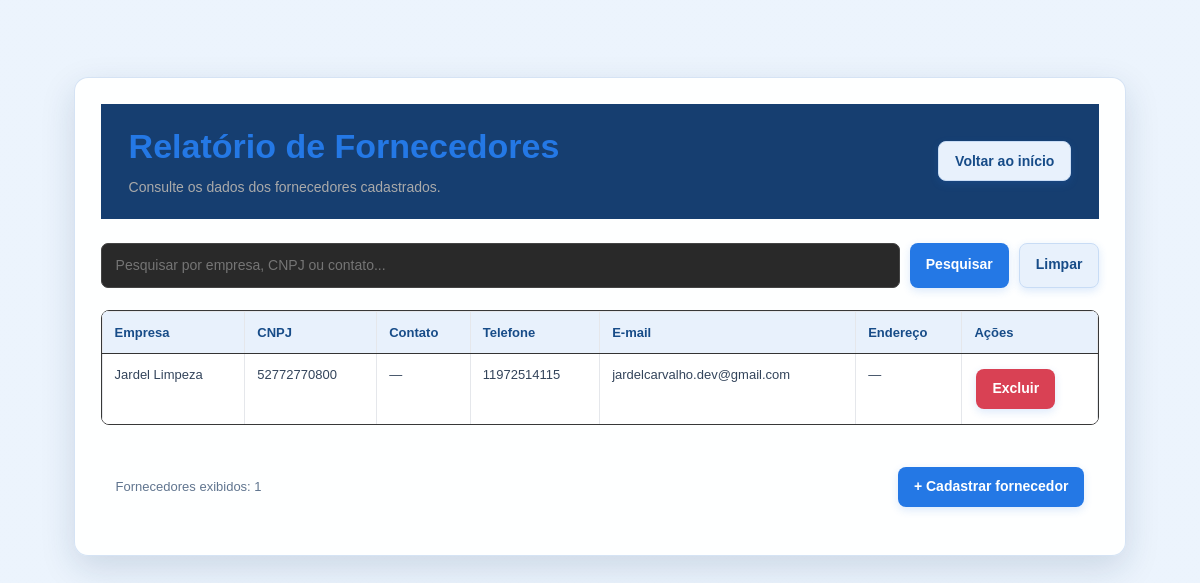
Before: /relatorio-fornecedores (signed in) with the older database file.
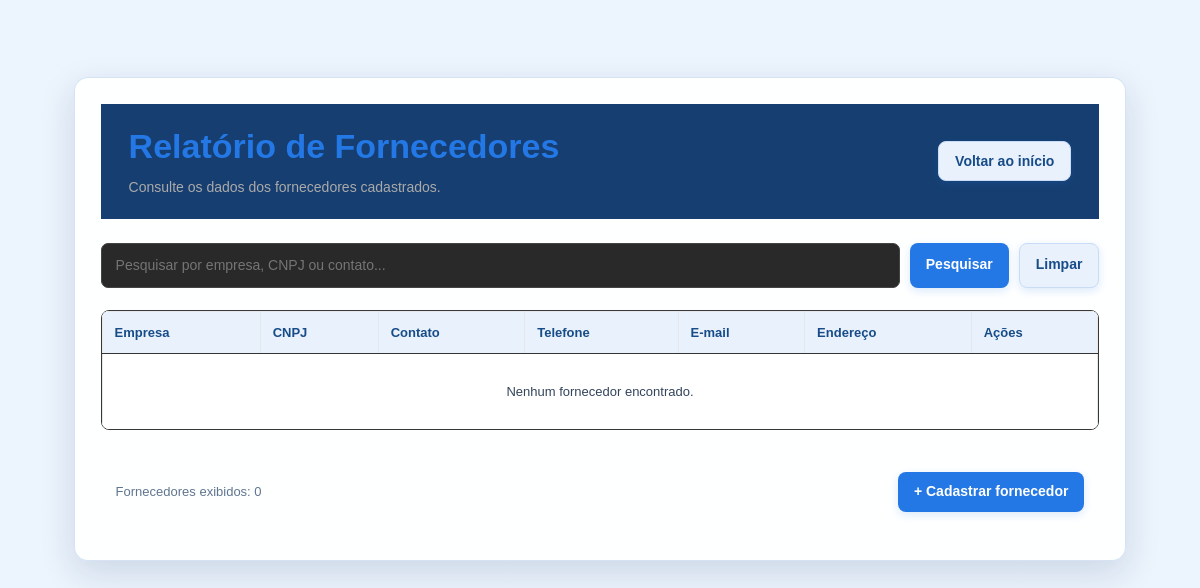
After: the same page with the newer database file.
### tables this page shows
CREATE TABLE fornecedores (
            id INTEGER PRIMARY KEY AUTOINCREMENT,
            nome TEXT NOT NULL,
            cnpj TEXT,
            telefone TEXT,
            email TEXT
        , contato TEXT, endereco TEXT, observacao TEXT);

### app.py (the view)
@app.route("/relatorio-fornecedores")
def relatorio_fornecedores():
    busca = request.args.get("busca", "").strip()
    conexao = conectar_banco()
    try:
        consulta = "SELECT * FROM fornecedores WHERE 1 = 1"
        parametros = []
        if busca:
            termo = f"%{busca}%"
            consulta += " AND (nome LIKE ? OR cnpj LIKE ? OR contato LIKE ? OR telefone LIKE ? OR email LIKE ?)"
            parametros.extend([termo] * 5)
        consulta += " ORDER BY nome COLLATE NOCASE"
        fornecedores = conexao.execute(consulta, parametros).fetchall()
    finally:
        conexao.close()
    return render_template("relatorio_fornecedores.html", fornecedores=fornecedores)

### app.py (called while the page is built)
def conectar_banco():
    conexao = sqlite3.connect(DB_NAME)
    conexao.row_factory = sqlite3.Row
    return conexao

@app.before_request
def proteger_sistema():
    rotas_publicas = {"login", "cadastro_usuario", "static"}
    if request.endpoint is None or request.endpoint in rotas_publicas:
        return
    if not session.get("usuario_id"):
        return redirect(url_for("login"))

### templates/relatorio_fornecedores.html (shortened to what this page needs)
<!DOCTYPE html>
<html lang="pt-br">
<head>
    <link rel="stylesheet" href="{{ url_for('static', filename='style.css') }}">
</head>
<body>
    <main class="container">
        <section class="painel">
            <header class="topo">
                <div>
                    <h1>Relatório de Fornecedores</h1>
                    <p class="subtitulo">
                        Consulte os dados dos fornecedores cadastrados.
                    </p>
                </div>
                <a href="{{ url_for('inicio') }}" class="botao secundario">
                    Voltar ao início
                </a>
            </header>
            <form method="GET" action="{{ url_for('relatorio_fornecedores') }}" class="pesquisa">
                <input
                    type="search"
                    name="busca"
                    value="{{ request.args.get('busca', '') }}"
                    placeholder="Pesquisar por empresa, CNPJ ou contato..."
                    aria-label="Pesquisar fornecedores"
                >
                <button type="submit" class="botao principal">Pesquisar</button>
                <a href="{{ url_for('relatorio_fornecedores') }}" class="botao secundario">
                    Limpar
                </a>
            </form>
            <div class="tabela-wrapper">
                <table>
                    <thead>
                        <tr>
                            <th>Empresa</th>
                            <th>CNPJ</th>
                            <th>Contato</th>
                            <th>Telefone</th>
                            <th>E-mail</th>
                            <th>Endereço</th>
                            {% if session.get('perfil') == 'admin' %}<th>Ações</th>{% endif %}
                        </tr>
                    </thead>
                    <tbody>
                        {% for fornecedor in fornecedores %}
                            <tr>
                                <td>{{ fornecedor.nome }}</td>
                                <td>{{ fornecedor.cnpj }}</td>
                                <td>{{ fornecedor.contato or '—' }}</td>
                                <td>{{ fornecedor.telefone or '—' }}</td>
                                <td>{{ fornecedor.email or '—' }}</td>
                                <td>{{ fornecedor.endereco or '—' }}</td>
                                {% if session.get('perfil') == 'admin' %}
                                    <td class="coluna-acoes">
                                        <form method="POST" action="{{ url_for('excluir_fornecedor', id=fornecedor.id) }}" onsubmit="return confirm('Tem certeza de que deseja excluir este fornecedor? Esta ação não poderá ser desfeita.');">
                                            <button type="submit" class="botao perigo">Excluir</button>
                                        </form>
                                    </td>
                                {% endif %}
                            </tr>
                        {% else %}
                            <tr>
                                <td colspan="{{ 7 if session.get('perfil') == 'admin' else 6 }}" class="vazio">
                                    Nenhum fornecedor encontrado.
                                </td>
                            </tr>
                        {% endfor %}
                    </tbody>
                </table>
            </div>
            <footer class="rodape">
                <span class="contador">
                    Fornecedores exibidos: {{ fornecedores|length }}
                </span>
                <a href="{{ url_for('fornecedor') }}" class="botao principal">
                    + Cadastrar fornecedor
                </a>
            </footer>
        </section>
    </main>
</body>
</html>

### templates/relatorio_fornecedores.html (style rules this page uses)
* { box-sizing: border-box; }
body { margin: 0; min-height: 100vh; padding: 28px 16px; background: #111; color: #fff; font-family: Arial, sans-serif; }
.container { width: 100%; max-width: 1200px; margin: auto; }
.painel { padding: 26px; background: #1c1c1c; border: 1px solid #333; border-radius: 14px; }
.topo { display: flex; align-items: center; justify-content: space-between; flex-wrap: wrap; gap: 14px; margin-bottom: 24px; }
h1 { margin: 0; color: #2478e5; font-size: 27px; }
.subtitulo { margin: 8px 0 0; color: #aaa; font-size: 14px; }
.botao { display: inline-flex; align-items: center; justify-content: center; min-height: 38px; padding: 10px 14px; border: none; border-radius: 7px; font-size: 13px; font-weight: bold; text-decoration: none; text-align: center; cursor: pointer; }
.principal { background: #ff8c00; color: #111; }
.secundario { background: #333; color: #fff; }
.pesquisa { display: flex; flex-wrap: wrap; gap: 10px; margin-bottom: 22px; }
.pesquisa input { flex: 1; min-width: 200px; padding: 12px 14px; background: #292929; color: #fff; border: 1px solid #444; border-radius: 7px; font-size: 14px; outline: none; }
.tabela-wrapper { width: 100%; overflow-x: auto; border: 1px solid #383838; border-radius: 8px; }
table { width: 100%; min-width: 900px; border-collapse: collapse; }
th, td { padding: 13px 12px; text-align: left; border-bottom: 1px solid #333; font-size: 13px; vertical-align: top; }
th { background: #292929; color: #2478e5; white-space: nowrap; }
td { color: #e5e5e5; }
tbody tr:last-child td { border-bottom: none; }
.vazio { padding: 30px; text-align: center; color: #aaa; }
.rodape { display: flex; justify-content: space-between; align-items: center; flex-wrap: wrap; gap: 12px; margin-top: 20px; }
.contador { color: #60758f; font-size: 13px; }

Changed rows visible on the page:
removed fornecedores: nome "Jardel Limpeza", cnpj "52772770800", contato "—", telefone "11972514115", email "jardelcarvalho.dev@gmail.com", endereco "—"
Other visible differences:
{{ fornecedores|length }}: "1" → "0"
text now shown: "Nenhum fornecedor encontrado."
